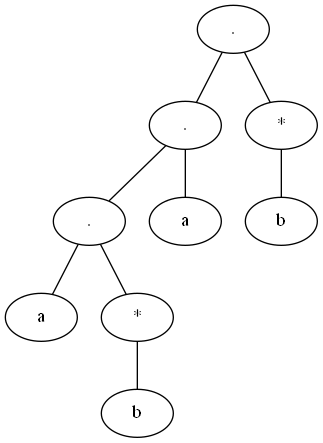

Source code (Python):
from nodo import Nodo

import pydot


class Arbol:
    def __init__(self, expresion):
        self.expresion = expresion
        self.nodo = None
        self.pila = []
        self.contador = 1

    
    def construir_arbol(self):
        for simbolo in self.expresion:
            if simbolo == '*':
                self.crear_nodo(simbolo)
            elif simbolo == '+':
                self.crear_nodo(simbolo)
            elif simbolo == '?':
                self.crear_nodo(simbolo)
            elif simbolo == '.':
                self.crear_nodo(simbolo)
            elif simbolo == '|':
                self.crear_nodo(simbolo)
            else:
                self.crear_nodo(simbolo)

        self.nodo = self.pila.pop()
        self.graficar_arbol(self.nodo)


    def crear_nodo(self, simbolo):

        if simbolo == '*':
            nodo = Nodo(simbolo)
            nodo.hijo_izq = self.pila.pop()
            self.pila.append(nodo)
        elif simbolo == '+':
            nodo = Nodo(simbolo)
            nodo.hijo_izq = self.pila.pop()
            self.pila.append(nodo)
        elif simbolo == '?':
            nodo = Nodo(simbolo)
            nodo.hijo_izq = self.pila.pop()
            self.pila.append(nodo)
        elif simbolo == '.':
            nodo = Nodo(simbolo)
            nodo.hijo_der = self.pila.pop()
            nodo.hijo_izq = self.pila.pop()
            self.pila.append(nodo)
        elif simbolo == '|':
            nodo = Nodo(simbolo)
            nodo.hijo_der = self.pila.pop()
            nodo.hijo_izq = self.pila.pop()
            self.pila.append(nodo)
        else:
            nodo = Nodo(simbolo)
            self.pila.append(nodo)


    def graficar_arbol(self, nodo):
        graph = pydot.Dot(graph_type='graph')
        self.graficar_nodo(nodo, graph)
        graph.write_png('arbol.png')

    
    def graficar_nodo(self, nodo, graph):
        if nodo is None:
            return

        # Crear el nodo raíz con un identificador fijo y el símbolo del nodo raíz
        if nodo == self.nodo:
            nodo_actual = pydot.Node("raiz", label=nodo.simbolo)
            graph.add_node(nodo_actual)
        else:
            # Crear el nodo con un identificador incremental y el símbolo del nodo
            nodo_actual = pydot.Node(str(self.contador), label=nodo.simbolo)
            graph.add_node(nodo_actual)

        if nodo.hijo_izq is not None:
            self.contador += 1
            nodo_izq = pydot.Node(str(self.contador), label=nodo.hijo_izq.simbolo)
            graph.add_node(nodo_izq)
            self.graficar_nodo(nodo.hijo_izq, graph)
            graph.add_edge(pydot.Edge(nodo_actual, nodo_izq))

        if nodo.hijo_der is not None:
            self.contador += 1
            nodo_der = pydot.Node(str(self.contador), label=nodo.hijo_der.simbolo)
            graph.add_node(nodo_der)
            self.graficar_nodo(nodo.hijo_der, graph)
            graph.add_edge(pydot.Edge(nodo_actual, nodo_der))


    
